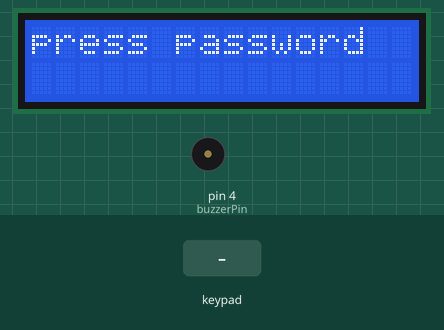
Bench run of a sketch on a simulated Arduino Uno, built with avr-gcc and run on an emulated ATmega328P. Shown: 16×2 character LCD, buzzer (waves = sounding). Wiring (inferred from the names in the program): 4×4 keypad with keys 1 2 3 0 4 5 6 B 7 8 9 C D E F A: rows A0, A1, A2, A3; columns pin 2, pin 3, pin 6, pin 7. Inputs (shaded band) come from the test bench. What the sketch prints to the serial monitor is not drawn.

Above: at 1.2 s.
1.3 s: keypad keys 6 7 2 3 pressed 0.4 s apart
At 1.8 s:
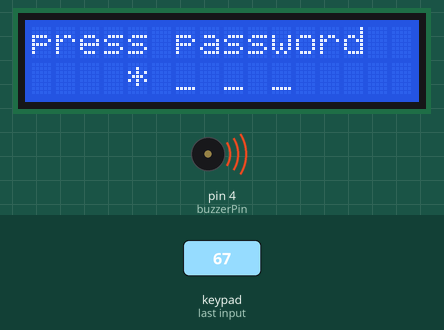
At 3.8 s:
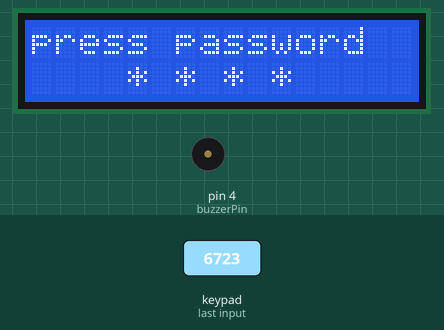
Timing chart, 0 to 5.3 s (numbered marks = the images above; inputs shaded):
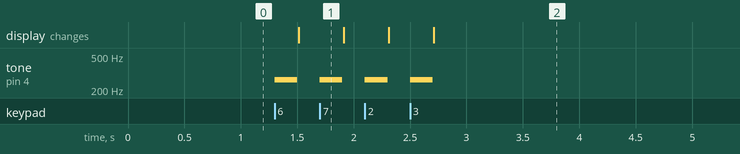

The sketch:

doorlock.ino
```cpp
#include <Wire.h>
#include <LiquidCrystal_I2C.h>

LiquidCrystal_I2C lcd(0x27, 16, 2);
const int rowPins[4] = {A0, A1, A2, A3};     // 키패드 행
const int colPins[4] = {6, 7, 2, 3};         // 키패드 열
const int buzzerPin = 4;

int accessKey[4] = {1, 5, 4, 1}; // 정답 비밀번호 (예)
int typeKey[4];                  // 입력 저장용
int index = 0;                   // 입력 인덱스
bool isAccess = false;
byte keymap[4][4] = {
  { 1,  2,  3,  0  },
  { 4,  5,  6,  0  },
  { 7,  8,  9,  0  },
  { 0,  0,  0, 10 }
};

void addKey(byte key) {
  if (index < 4 && key <= 9) { // 숫자만 저장
    typeKey[index++] = key;
  }
}

void setup() {
  pinMode(buzzerPin, OUTPUT);
  lcd.init();
  lcd.backlight();
  lcd.setCursor(0, 0);
  lcd.print("press password");
  Serial.begin(9600);

  for (int i = 0; i < 4; i++) {
    pinMode(rowPins[i], INPUT_PULLUP);
    pinMode(colPins[i], OUTPUT);
    digitalWrite(colPins[i], HIGH);
  }
}

void resetInput() {
  index = 0;
  lcd.setCursor(0, 1);
  lcd.print("    _ _ _ _    ");
  noTone(buzzerPin);
}

void printAsterisks() {
  lcd.setCursor(0, 1);
  for (int i = 0; i < 4; i++) {
    if(i == 0) {
      if (i < index) lcd.print("    * ");
      else lcd.print("    _ ");
    }
    else {
      if (i < index) lcd.print("* ");
      else lcd.print("_ ");
    }

  }
}

bool checkPassword() {
  for (int i = 0; i < 4; i++) {
    if (typeKey[i] != accessKey[i]) return false;
  }
  return true;
}

void loop() {
  bool keyPressed = false;

  for (int c = 0; c < 4; c++) {
    digitalWrite(colPins[c], LOW);
    for (int r = 0; r < 4; r++) {
      if (digitalRead(rowPins[r]) == LOW) {
        byte key = keymap[r][c];
        if (key <= 9) {
          if (index < 4) {
            tone(buzzerPin, 262);
            delay(200);
            noTone(buzzerPin);

            addKey(key);
            printAsterisks();

            keyPressed = true;
            Serial.println(key);

            delay(150);  // 디바운스
          }
        }
        else if (key == 10) {  // 확인 버튼
          tone(buzzerPin, 500);
          delay(200);
          noTone(buzzerPin);

          if (index == 4) {
            Serial.println(typeKey[0]);
            Serial.println(typeKey[1]);
            Serial.println(typeKey[2]);
            Serial.println(typeKey[3]);
            if (checkPassword()) {
              lcd.setCursor(0, 1);
              lcd.print("Correct!      ");
              Serial.println("Password correct");
              isAccess = true;
            } else {
              lcd.setCursor(0, 1);
              lcd.print("Wrong!        ");
              Serial.println("Password wrong");
              isAccess = false;
            }
          } else {
            lcd.setCursor(0, 1);
            lcd.print("Incomplete!   ");
            Serial.println("Password incomplete");
          }

          delay(1000);
          resetInput();
          keyPressed = true;
        }
      }
    }
    digitalWrite(colPins[c], HIGH);
  }

  if (!keyPressed) {
    noTone(buzzerPin);
  }
}
```

Measured:
- after the input at 1.3 s, tone on pin 4 (buzzerPin): alternates 262 Hz for 0.20 s and silent for 0.20 s, 8 changes in all, then stays silent, starting at once; the display: changes after 0.21 s (image 1)
